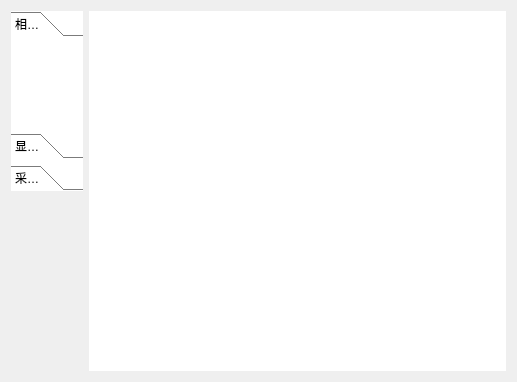
<?xml version="1.0" encoding="UTF-8"?>
<ui version="4.0">
 <class>SetAcquireParamForm</class>
 <widget class="QWidget" name="SetAcquireParamForm">
  <property name="geometry">
   <rect>
    <x>0</x>
    <y>0</y>
    <width>517</width>
    <height>382</height>
   </rect>
  </property>
  <property name="windowTitle">
   <string>Form</string>
  </property>
  <layout class="QGridLayout" name="gridLayout">
   <item row="0" column="0">
    <widget class="QToolBox" name="toolBox">
     <property name="maximumSize">
      <size>
       <width>72</width>
       <height>16777215</height>
      </size>
     </property>
     <property name="styleSheet">
      <string notr="true">background-color: rgb(255, 255, 255);
font: 9pt &quot;微软雅黑&quot;;</string>
     </property>
     <property name="currentIndex">
      <number>0</number>
     </property>
     <widget class="QWidget" name="pageCameraParam">
      <attribute name="label">
       <string>相机参数</string>
      </attribute>
     </widget>
     <widget class="QWidget" name="pageShowParam">
      <attribute name="label">
       <string>显示参数</string>
      </attribute>
     </widget>
     <widget class="QWidget" name="pageAcquireParam">
      <attribute name="label">
       <string>采集参数</string>
      </attribute>
     </widget>
    </widget>
   </item>
   <item row="0" column="1" rowspan="2">
    <widget class="QWidget" name="widget" native="true">
     <property name="styleSheet">
      <string notr="true">background-color: rgb(255, 255, 255);
font: 9pt &quot;微软雅黑&quot;;</string>
     </property>
    </widget>
   </item>
   <item row="1" column="0">
    <spacer name="verticalSpacer">
     <property name="orientation">
      <enum>Qt::Vertical</enum>
     </property>
     <property name="sizeHint" stdset="0">
      <size>
       <width>20</width>
       <height>40</height>
      </size>
     </property>
    </spacer>
   </item>
  </layout>
  <zorder>widget</zorder>
  <zorder>verticalSpacer</zorder>
  <zorder>toolBox</zorder>
 </widget>
 <resources/>
 <connections/>
</ui>
